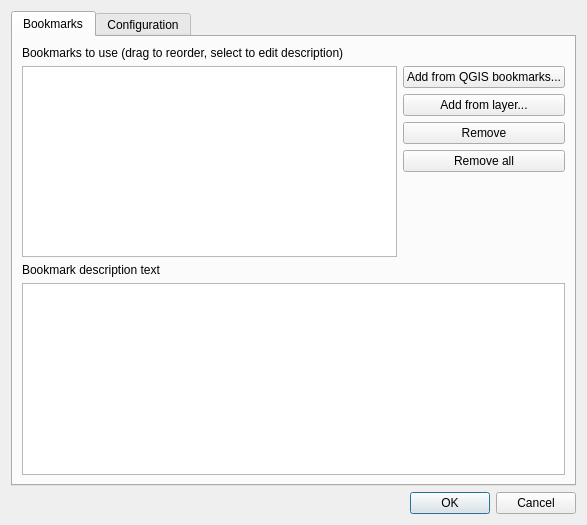
<?xml version="1.0" encoding="UTF-8"?>
<ui version="4.0">
 <class>BookmarksDialog</class>
 <widget class="QDialog" name="BookmarksDialog">
  <property name="geometry">
   <rect>
    <x>0</x>
    <y>0</y>
    <width>587</width>
    <height>525</height>
   </rect>
  </property>
  <property name="windowTitle">
   <string>Bookmarks</string>
  </property>
  <layout class="QVBoxLayout" name="verticalLayout">
   <item>
    <widget class="QTabWidget" name="tabWidget">
     <property name="currentIndex">
      <number>0</number>
     </property>
     <widget class="QWidget" name="bookmarks">
      <attribute name="title">
       <string>Bookmarks</string>
      </attribute>
      <layout class="QVBoxLayout" name="verticalLayout_6">
       <item>
        <widget class="QLabel" name="label_5">
         <property name="text">
          <string>Bookmarks to use (drag to reorder, select to edit description)</string>
         </property>
        </widget>
       </item>
       <item>
        <layout class="QHBoxLayout" name="horizontalLayout_2">
         <item>
          <layout class="QVBoxLayout" name="verticalLayout_2">
           <item>
            <widget class="QListWidget" name="bookmarksList">
             <property name="dragDropMode">
              <enum>QAbstractItemView::InternalMove</enum>
             </property>
             <property name="selectionMode">
              <enum>QAbstractItemView::SingleSelection</enum>
             </property>
            </widget>
           </item>
          </layout>
         </item>
         <item>
          <layout class="QVBoxLayout" name="verticalLayout_5">
           <item>
            <widget class="QPushButton" name="addFromQgisButton">
             <property name="maximumSize">
              <size>
               <width>1111111</width>
               <height>16777215</height>
              </size>
             </property>
             <property name="text">
              <string>Add from QGIS bookmarks...</string>
             </property>
            </widget>
           </item>
           <item>
            <widget class="QPushButton" name="addFromLayerButton">
             <property name="text">
              <string>Add from layer...</string>
             </property>
            </widget>
           </item>
           <item>
            <widget class="QPushButton" name="removeButton">
             <property name="maximumSize">
              <size>
               <width>16777215</width>
               <height>16777215</height>
              </size>
             </property>
             <property name="text">
              <string>Remove</string>
             </property>
            </widget>
           </item>
           <item>
            <widget class="QPushButton" name="removeAllButton">
             <property name="text">
              <string>Remove all</string>
             </property>
            </widget>
           </item>
           <item>
            <spacer name="verticalSpacer_3">
             <property name="orientation">
              <enum>Qt::Vertical</enum>
             </property>
             <property name="sizeHint" stdset="0">
              <size>
               <width>20</width>
               <height>40</height>
              </size>
             </property>
            </spacer>
           </item>
          </layout>
         </item>
         <item>
          <layout class="QVBoxLayout" name="verticalLayout_4"/>
         </item>
        </layout>
       </item>
       <item>
        <widget class="QLabel" name="label_3">
         <property name="text">
          <string>Bookmark description text</string>
         </property>
        </widget>
       </item>
       <item>
        <widget class="QTextEdit" name="descriptionBox"/>
       </item>
      </layout>
     </widget>
     <widget class="QWidget" name="configuration">
      <attribute name="title">
       <string>Configuration</string>
      </attribute>
      <layout class="QVBoxLayout" name="verticalLayout_7">
       <item>
        <widget class="QGroupBox" name="storyPanelGroup">
         <property name="title">
          <string>Show as story panel</string>
         </property>
         <property name="checkable">
          <bool>true</bool>
         </property>
         <property name="checked">
          <bool>false</bool>
         </property>
         <layout class="QVBoxLayout" name="verticalLayout_3">
          <item>
           <layout class="QHBoxLayout" name="horizontalLayout">
            <item>
             <widget class="QLabel" name="label">
              <property name="text">
               <string>Animation type:</string>
              </property>
             </widget>
            </item>
            <item>
             <widget class="QComboBox" name="animationTypeCombo">
              <property name="minimumSize">
               <size>
                <width>200</width>
                <height>0</height>
               </size>
              </property>
              <item>
               <property name="text">
                <string>Go to</string>
               </property>
              </item>
              <item>
               <property name="text">
                <string>Pan to</string>
               </property>
              </item>
             </widget>
            </item>
            <item>
             <spacer name="horizontalSpacer_2">
              <property name="orientation">
               <enum>Qt::Horizontal</enum>
              </property>
              <property name="sizeHint" stdset="0">
               <size>
                <width>40</width>
                <height>20</height>
               </size>
              </property>
             </spacer>
            </item>
           </layout>
          </item>
          <item>
           <layout class="QHBoxLayout" name="horizontalLayout_3">
            <item>
             <widget class="QCheckBox" name="moveAutomaticallyCheck">
              <property name="text">
               <string>Move automatically each</string>
              </property>
             </widget>
            </item>
            <item>
             <widget class="QSpinBox" name="transitionTimeBox">
              <property name="maximumSize">
               <size>
                <width>50</width>
                <height>16777215</height>
               </size>
              </property>
             </widget>
            </item>
            <item>
             <widget class="QLabel" name="label_2">
              <property name="text">
               <string>seconds</string>
              </property>
             </widget>
            </item>
            <item>
             <spacer name="horizontalSpacer_4">
              <property name="orientation">
               <enum>Qt::Horizontal</enum>
              </property>
              <property name="sizeHint" stdset="0">
               <size>
                <width>40</width>
                <height>20</height>
               </size>
              </property>
             </spacer>
            </item>
           </layout>
          </item>
          <item>
           <widget class="QCheckBox" name="showIndicatorsCheck">
            <property name="text">
             <string>Show indicators</string>
            </property>
           </widget>
          </item>
          <item>
           <widget class="QLabel" name="label_4">
            <property name="text">
             <string>Intro title</string>
            </property>
           </widget>
          </item>
          <item>
           <widget class="QLineEdit" name="introTitleBox"/>
          </item>
          <item>
           <widget class="QLabel" name="label_6">
            <property name="text">
             <string>Intro description</string>
            </property>
           </widget>
          </item>
          <item>
           <widget class="QTextEdit" name="introDescriptionBox"/>
          </item>
         </layout>
        </widget>
       </item>
      </layout>
     </widget>
    </widget>
   </item>
   <item>
    <widget class="QDialogButtonBox" name="buttonBox">
     <property name="orientation">
      <enum>Qt::Horizontal</enum>
     </property>
     <property name="standardButtons">
      <set>QDialogButtonBox::Cancel|QDialogButtonBox::Ok</set>
     </property>
    </widget>
   </item>
  </layout>
 </widget>
 <resources/>
 <connections/>
</ui>
